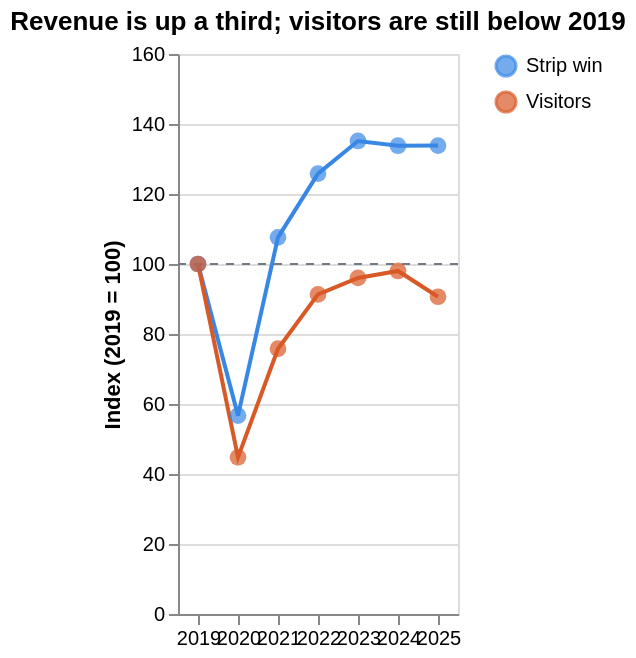

Notebook code for this chart:
### Code cell
#| hide
#| caption: Annual totals indexed to 2019 = 100. 2020 and 2021 are dominated by the closure.
long = indexed.melt(id_vars="year", value_vars=["Strip win", "Visitors"], var_name="measure", value_name="index")
base = alt.Chart(long).encode(
    x=alt.X("year:O", title=None, axis=alt.Axis(labelAngle=0)),
    y=alt.Y("index:Q", title="Index (2019 = 100)", scale=alt.Scale(domain=[30, 150])),
    color=alt.Color("measure:N", title=None, scale=alt.Scale(domain=["Strip win", "Visitors"], range=[BLUE, ORANGE])),
    tooltip=["year:O", "measure:N", alt.Tooltip("index:Q", format=".0f")],
)
rule = alt.Chart(pd.DataFrame({"y": [100]})).mark_rule(strokeDash=[4, 4], color=MUTED).encode(y="y:Q")
(rule + base.mark_line(strokeWidth=2) + base.mark_point(size=70, filled=True)).properties(
    title="Revenue is up a third; visitors are still below 2019", height=280)

### Figure 1 — Vega-Lite specification as saved in the notebook (floating-point values rounded to 4 significant figures)
{"config": {"view": {"continuousWidth": 300, "continuousHeight": 300}}, "layer": [{"data": {"name": "data-9d78020f76d997398dca41cfa4b6d9e0"}, "mark": {"type": "rule", "color": "#747a87", "strokeDash": [4, 4]}, "encoding": {"y": {"field": "y", "type": "quantitative"}}}, {"data": {"name": "data-f07616fe344fe91ecb9120473dee25ab"}, "mark": {"type": "line", "strokeWidth": 2}, "encoding": {"color": {"field": "measure", "scale": {"domain": ["Strip win", "Visitors"], "range": ["#3987e5", "#d95926"]}, "title": null, "type": "nominal"}, "tooltip": [{"field": "year", "type": "ordinal"}, {"field": "measure", "type": "nominal"}, {"field": "index", "format": ".0f", "type": "quantitative"}], "x": {"axis": {"labelAngle": 0}, "field": "year", "title": null, "type": "ordinal"}, "y": {"field": "index", "scale": {"domain": [30, 150]}, "title": "Index (2019 = 100)", "type": "quantitative"}}}, {"data": {"name": "data-f07616fe344fe91ecb9120473dee25ab"}, "mark": {"type": "point", "filled": true, "size": 70}, "encoding": {"color": {"field": "measure", "scale": {"domain": ["Strip win", "Visitors"], "range": ["#3987e5", "#d95926"]}, "title": null, "type": "nominal"}, "tooltip": [{"field": "year", "type": "ordinal"}, {"field": "measure", "type": "nominal"}, {"field": "index", "format": ".0f", "type": "quantitative"}], "x": {"axis": {"labelAngle": 0}, "field": "year", "title": null, "type": "ordinal"}, "y": {"field": "index", "scale": {"domain": [30, 150]}, "title": "Index (2019 = 100)", "type": "quantitative"}}}], "height": 280, "title": "Revenue is up a third; visitors are still below 2019", "$schema": "https://vega.github.io/schema/vega-lite/v6.4.1.json", "datasets": {"data-9d78020f76d997398dca41cfa4b6d9e0": [{"y": 100}], "data-f07616fe344fe91ecb9120473dee25ab": [{"year": 2019, "measure": "Strip win", "index": 100.0}, {"year": 2020, "measure": "Strip win", "index": 56.68}, {"year": 2021, "measure": "Strip win", "index": 107.6}, {"year": 2022, "measure": "Strip win", "index": 125.8}, {"year": 2023, "measure": "Strip win", "index": 135.2}, {"year": 2024, "measure": "Strip win", "index": 133.8}, {"year": 2025, "measure": "Strip win", "index": 133.8}, {"year": 2019, "measure": "Visitors", "index": 100.0}, {"year": 2020, "measure": "Visitors", "index": 44.75}, {"year": 2021, "measure": "Visitors", "index": 75.79}, {"year": 2022, "measure": "Visitors", "index": 91.31}, {"year": 2023, "measure": "Visitors", "index": 96.02}, {"year": 2024, "measure": "Visitors", "index": 98.01}, {"year": 2025, "measure": "Visitors", "index": 90.64}]}}
